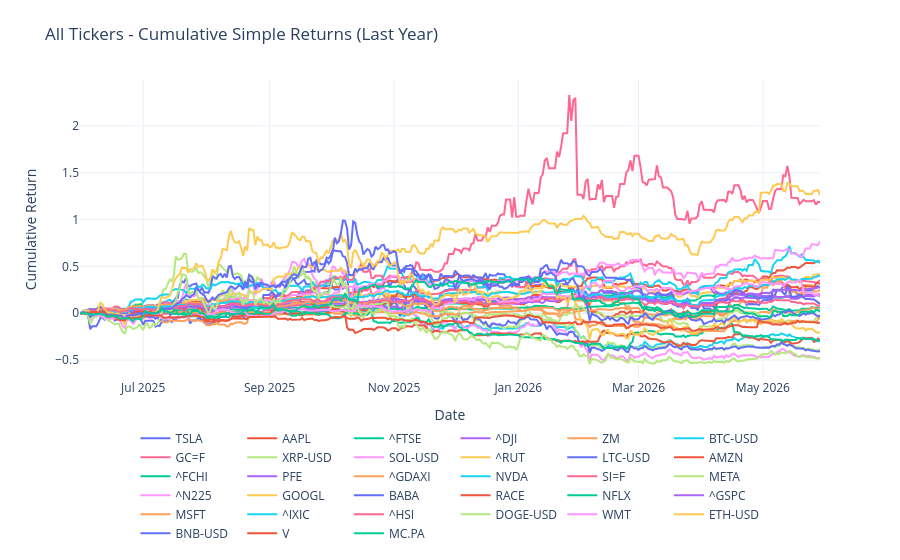

The code cell stored with this chart in its notebook:
### Code cell
# plot cumprod_simple
fig = go.Figure()
for column in cumprod_simple.columns:
    fig.add_trace(
        go.Scatter(
            x=cumprod_simple.index,
            y=cumprod_simple[column],
            mode="lines",
            name=column,
        )
    )

fig.update_layout(
    title="All Tickers - Cumulative Simple Returns (Last Year)",
    xaxis_title="Date",
    yaxis_title="Cumulative Return",
    legend=dict(orientation="h", yanchor="top", y=-0.15, xanchor="center", x=0.5),
    template="plotly_white",
    margin=dict(t=80, b=120),
)
fig.show()

### Figure 1 — Plotly figure (JSON) as saved in the notebook; plotly's stock layout.template omitted (floating-point values rounded to 4 significant figures; data arrays with more than 128 entries replaced by an {"elided": "..."} marker saying what was removed)
{"data": [{"mode": "lines", "name": "TSLA", "type": "scatter", "x": {"elided": "364 str values"}, "y": {"elided": "364 float values"}}, {"mode": "lines", "name": "AAPL", "type": "scatter", "x": {"elided": "364 str values"}, "y": {"elided": "364 float values"}}, {"mode": "lines", "name": "^FTSE", "type": "scatter", "x": {"elided": "364 str values"}, "y": {"elided": "364 float values"}}, {"mode": "lines", "name": "^DJI", "type": "scatter", "x": {"elided": "364 str values"}, "y": {"elided": "364 float values"}}, {"mode": "lines", "name": "ZM", "type": "scatter", "x": {"elided": "364 str values"}, "y": {"elided": "364 float values"}}, {"mode": "lines", "name": "BTC-USD", "type": "scatter", "x": {"elided": "364 str values"}, "y": {"elided": "364 float values"}}, {"mode": "lines", "name": "GC=F", "type": "scatter", "x": {"elided": "364 str values"}, "y": {"elided": "364 float values"}}, {"mode": "lines", "name": "XRP-USD", "type": "scatter", "x": {"elided": "364 str values"}, "y": {"elided": "364 float values"}}, {"mode": "lines", "name": "SOL-USD", "type": "scatter", "x": {"elided": "364 str values"}, "y": {"elided": "364 float values"}}, {"mode": "lines", "name": "^RUT", "type": "scatter", "x": {"elided": "364 str values"}, "y": {"elided": "364 float values"}}, {"mode": "lines", "name": "LTC-USD", "type": "scatter", "x": {"elided": "364 str values"}, "y": {"elided": "364 float values"}}, {"mode": "lines", "name": "AMZN", "type": "scatter", "x": {"elided": "364 str values"}, "y": {"elided": "364 float values"}}, {"mode": "lines", "name": "^FCHI", "type": "scatter", "x": {"elided": "364 str values"}, "y": {"elided": "364 float values"}}, {"mode": "lines", "name": "PFE", "type": "scatter", "x": {"elided": "364 str values"}, "y": {"elided": "364 float values"}}, {"mode": "lines", "name": "^GDAXI", "type": "scatter", "x": {"elided": "364 str values"}, "y": {"elided": "364 float values"}}, {"mode": "lines", "name": "NVDA", "type": "scatter", "x": {"elided": "364 str values"}, "y": {"elided": "364 float values"}}, {"mode": "lines", "name": "SI=F", "type": "scatter", "x": {"elided": "364 str values"}, "y": {"elided": "364 float values"}}, {"mode": "lines", "name": "META", "type": "scatter", "x": {"elided": "364 str values"}, "y": {"elided": "364 float values"}}, {"mode": "lines", "name": "^N225", "type": "scatter", "x": {"elided": "364 str values"}, "y": {"elided": "364 float values"}}, {"mode": "lines", "name": "GOOGL", "type": "scatter", "x": {"elided": "364 str values"}, "y": {"elided": "364 float values"}}, {"mode": "lines", "name": "BABA", "type": "scatter", "x": {"elided": "364 str values"}, "y": {"elided": "364 float values"}}, {"mode": "lines", "name": "RACE", "type": "scatter", "x": {"elided": "364 str values"}, "y": {"elided": "364 float values"}}, {"mode": "lines", "name": "NFLX", "type": "scatter", "x": {"elided": "364 str values"}, "y": {"elided": "364 float values"}}, {"mode": "lines", "name": "^GSPC", "type": "scatter", "x": {"elided": "364 str values"}, "y": {"elided": "364 float values"}}, {"mode": "lines", "name": "MSFT", "type": "scatter", "x": {"elided": "364 str values"}, "y": {"elided": "364 float values"}}, {"mode": "lines", "name": "^IXIC", "type": "scatter", "x": {"elided": "364 str values"}, "y": {"elided": "364 float values"}}, {"mode": "lines", "name": "^HSI", "type": "scatter", "x": {"elided": "364 str values"}, "y": {"elided": "364 float values"}}, {"mode": "lines", "name": "DOGE-USD", "type": "scatter", "x": {"elided": "364 str values"}, "y": {"elided": "364 float values"}}, {"mode": "lines", "name": "WMT", "type": "scatter", "x": {"elided": "364 str values"}, "y": {"elided": "364 float values"}}, {"mode": "lines", "name": "ETH-USD", "type": "scatter", "x": {"elided": "364 str values"}, "y": {"elided": "364 float values"}}, {"mode": "lines", "name": "BNB-USD", "type": "scatter", "x": {"elided": "364 str values"}, "y": {"elided": "364 float values"}}, {"mode": "lines", "name": "V", "type": "scatter", "x": {"elided": "364 str values"}, "y": {"elided": "364 float values"}}, {"mode": "lines", "name": "MC.PA", "type": "scatter", "x": {"elided": "364 str values"}, "y": {"elided": "364 float values"}}], "layout": {"legend": {"orientation": "h", "x": 0.5, "xanchor": "center", "y": -0.15, "yanchor": "top"}, "margin": {"b": 120, "t": 80}, "title": {"text": "All Tickers - Cumulative Simple Returns (Last Year)"}, "xaxis": {"title": {"text": "Date"}}, "yaxis": {"title": {"text": "Cumulative Return"}}}}
